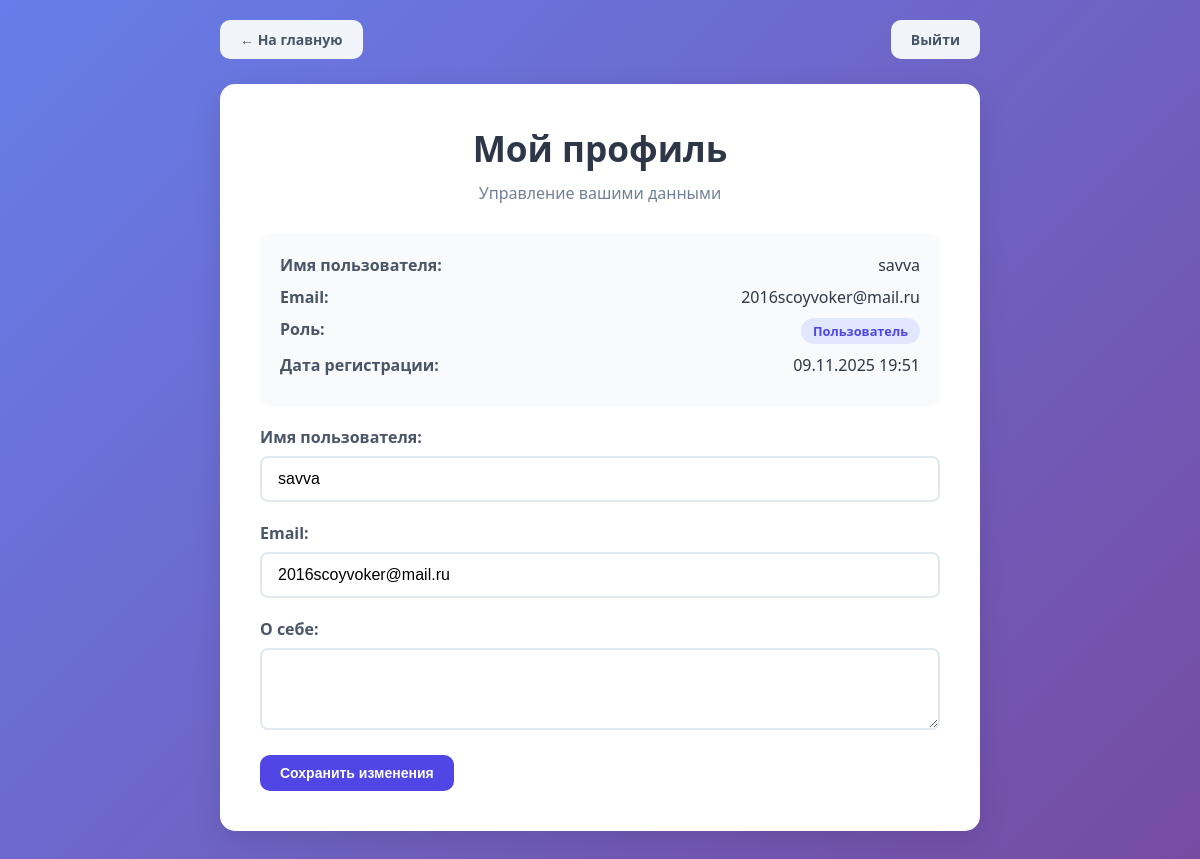
Page /accounts/profile/ (signed in) on the committed database.
### accounts/models.py (models this page shows, shortened)
class CustomUser(AbstractUser):
    class Role(models.TextChoices):
        USER = 'user', 'Пользователь'
        ADMIN = 'admin', 'Администратор'
        MODERATOR = 'moderator', 'Модератор'  # Исправлено с MODDERATOR на MODERATOR
    role = models.CharField(
        max_length=30,
        choices=Role.choices,
        default=Role.USER,
    )
    bio = models.TextField(max_length=500, blank=True)
    def is_admin(self):
        return self.role == self.Role.ADMIN
    def is_moderator(self):
        return self.role == self.Role.MODERATOR

### accounts/views.py (the view)
# urls.py: path('profile/', views.profile_view, name='profile'),
@user_required
def profile_view(request):
    if request.method == 'POST':
        form = UserEditForm(request.POST, instance=request.user)
        if form.is_valid():
            form.save()
            messages.success(request, 'Профиль успешно обновлен!')
            return redirect('profile')
    else:
        form = UserEditForm(instance=request.user)
    return render(request, 'accounts/profile.html', {
        'user': request.user,
        'form': form
    })

### accounts/forms.py
class UserEditForm(forms.ModelForm):
    class Meta:
        model = CustomUser
        fields = ('username', 'email', 'bio', 'role')
        widgets = {
            'username': forms.TextInput(attrs={'class': 'form-control'}),
            'email': forms.EmailInput(attrs={'class': 'form-control'}),
            'bio': forms.Textarea(attrs={'class': 'form-control', 'rows': 3}),
            'role': forms.Select(attrs={'class': 'form-control'}),
        }
    def __init__(self, *args, **kwargs):
        super().__init__(*args, **kwargs)
        if not self.instance.is_admin():
            self.fields['role'].choices = [
                (CustomUser.Role.USER, 'Пользователь'),
                (CustomUser.Role.MODERATOR, 'Модератор'),
            ]

### accounts/templates/accounts/profile.html (shortened to what this page needs)
<!DOCTYPE html>
<html lang="ru">
<head>
</head>
<body>
    <div class="container">
        <div class="navigation">
            <a href="{% url 'home' %}" class="btn btn-secondary">← На главную</a>
            <a href="{% url 'logout' %}" class="btn btn-secondary">Выйти</a>
        </div>
        <div class="profile-card">
            <div class="header">
                <h1>Мой профиль</h1>
                <p style="color: #718096;">Управление вашими данными</p>
            </div>
            <div class="user-info">
                <div class="info-item">
                    <span class="info-label">Имя пользователя:</span>
                    <span class="info-value">{{ user.username }}</span>
                </div>
                <div class="info-item">
                    <span class="info-label">Email:</span>
                    <span class="info-value">{{ user.email }}</span>
                </div>
                <div class="info-item">
                    <span class="info-label">Роль:</span>
                    <span class="role-badge role-{{ user.role }}">{{ user.get_role_display }}</span>
                </div>
                <div class="info-item">
                    <span class="info-label">Дата регистрации:</span>
                    <span class="info-value">{{ user.date_joined|date:"d.m.Y H:i" }}</span>
                </div>
            </div>
            <form method="post">
                <div class="form-group">
                    <label for="id_username">Имя пользователя:</label>
                    {{ form.username }}
                </div>
                <div class="form-group">
                    <label for="id_email">Email:</label>
                    {{ form.email }}
                </div>
                <div class="form-group">
                    <label for="id_bio">О себе:</label>
                    {{ form.bio }}
                </div>
                <button type="submit" class="btn btn-primary">Сохранить изменения</button>
            </form>
        </div>
    </div>
</body>
</html>

### accounts/templates/accounts/profile.html (style rules this page uses)
* { margin: 0; padding: 0; box-sizing: border-box; }
body { font-family: 'Segoe UI', Tahoma, Geneva, Verdana, sans-serif; background: linear-gradient(135deg, #667eea 0%, #764ba2 100%); background-attachment: fixed; color: #333; min-height: 100vh; }
.container { max-width: 800px; margin: 0 auto; padding: 20px; }
.profile-card { background: white; border-radius: 15px; padding: 40px; box-shadow: 0 10px 30px rgba(0,0,0,0.1); margin-bottom: 25px; }
.header { text-align: center; margin-bottom: 30px; }
.header h1 { color: #2d3748; font-size: 2.2em; margin-bottom: 10px; }
.navigation { display: flex; justify-content: space-between; align-items: center; margin-bottom: 25px; }
.btn { padding: 10px 20px; border: none; border-radius: 10px; font-size: 14px; font-weight: 600; cursor: pointer; transition: all 0.3s ease; text-decoration: none; display: inline-flex; align-items: center; gap: 8px; }
.btn-primary { background: #4f46e5; color: white; }
.btn-secondary { background: #f1f5f9; color: #475569; }
.form-group { margin-bottom: 20px; }
.form-group label { display: block; margin-bottom: 8px; color: #4a5568; font-weight: 600; }
.form-control { width: 100%; padding: 12px 16px; border: 2px solid #e2e8f0; border-radius: 8px; font-size: 16px; transition: all 0.3s ease; }
.user-info { background: #f8fafc; padding: 20px; border-radius: 10px; margin-bottom: 20px; }
.info-item { margin-bottom: 10px; display: flex; justify-content: space-between; }
.info-label { font-weight: 600; color: #4a5568; }
.info-value { color: #2d3748; }
.role-badge { padding: 4px 12px; border-radius: 15px; font-size: 0.8em; font-weight: 600; }
.role-user { background: #e0e7ff; color: #4f46e5; }

### rows in the picture
CustomUser: username "savva", email "2016scoyvoker@mail.ru", role "Пользователь", date_joined "09.11.2025 19:51"
